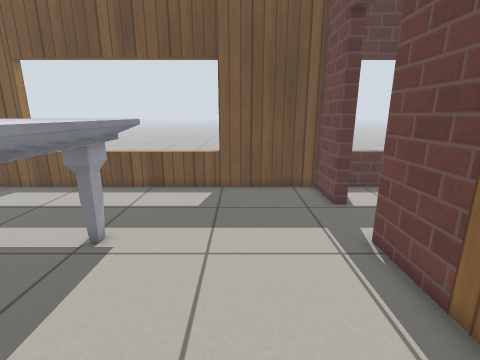
view 1 (above)

20 first-person views from a walk through a world built for the Gazebo simulator. The camera is 1 m above the floor, tilts 14° down and sees 85° across. The floor is counted in squares, 0.25 m on a side. Each view is taken from the middle of a square. On the plan, view 1 faces up. The plan holds only what a view shows up to about 20 squares ahead; the rest is blank. The place goes on beyond the plan. Simple patterns stand in for the simulator's built-in surfaces.

view 2
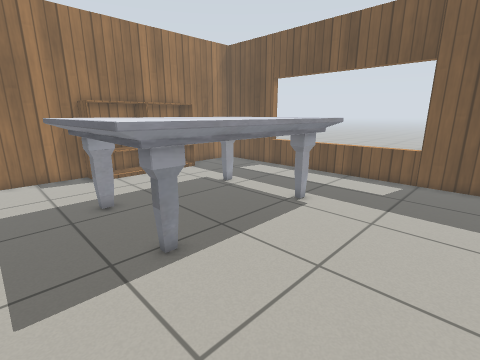

view 3
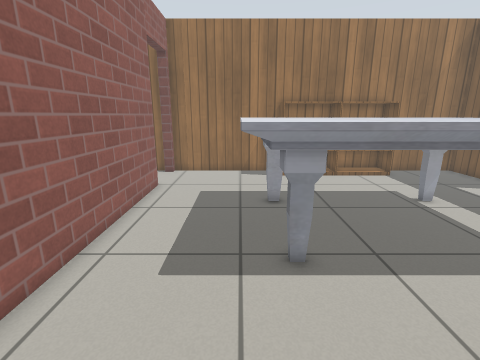

view 4
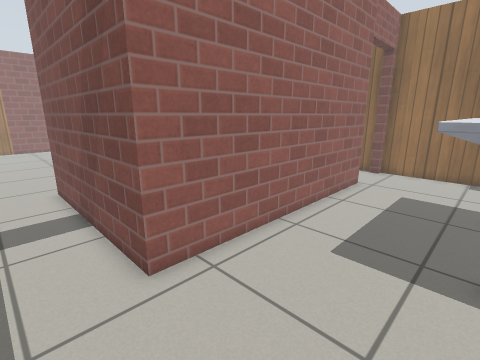

view 5
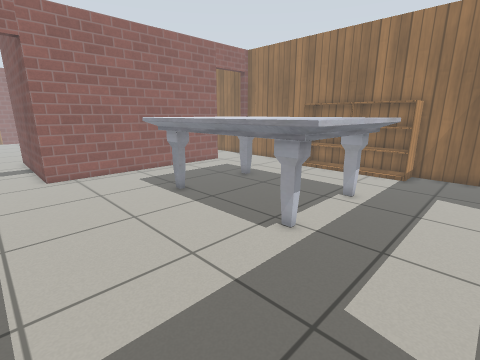

view 6
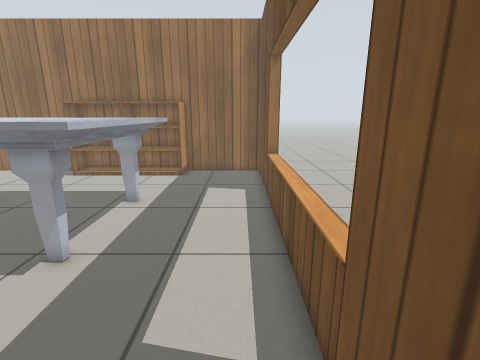

view 7
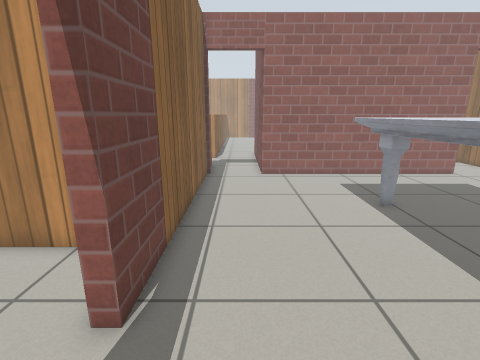

view 8
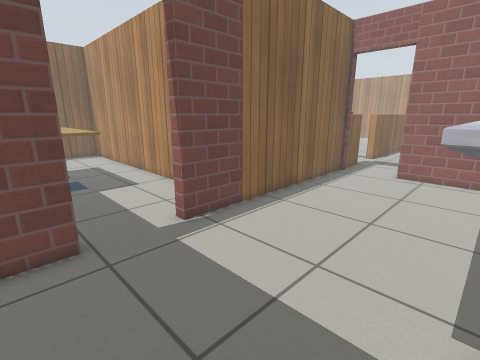

view 9
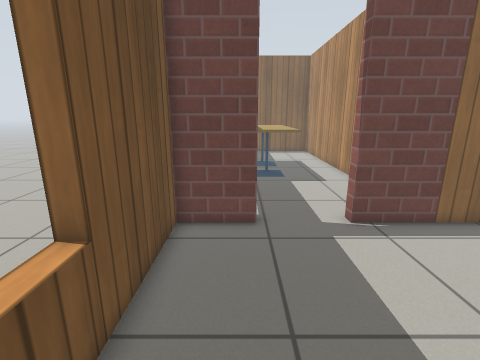

view 10
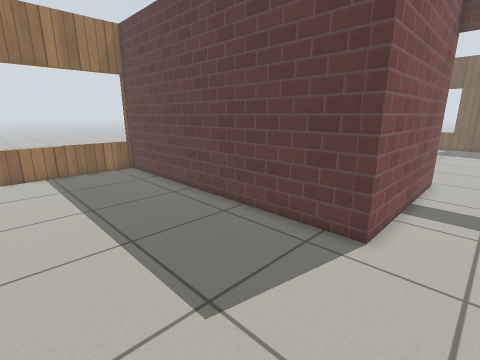

view 11
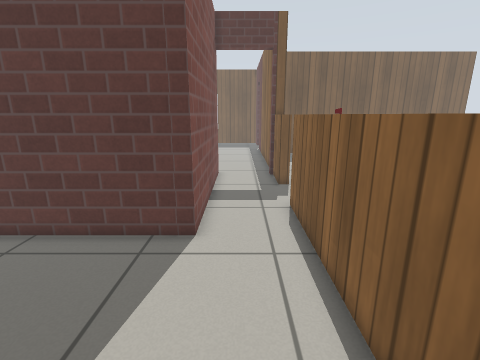

view 12
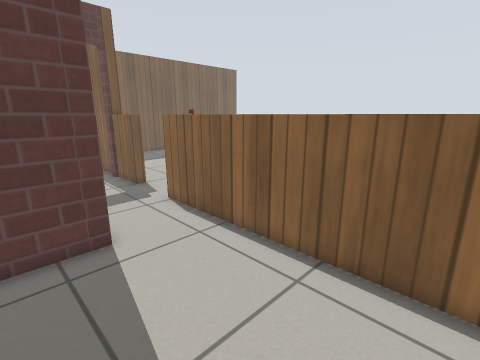

view 13
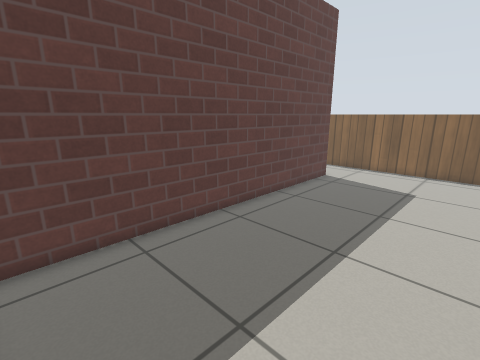

view 14
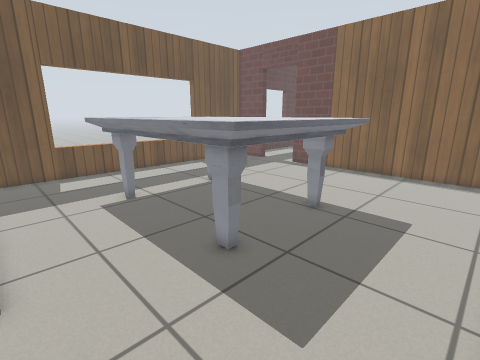

view 15
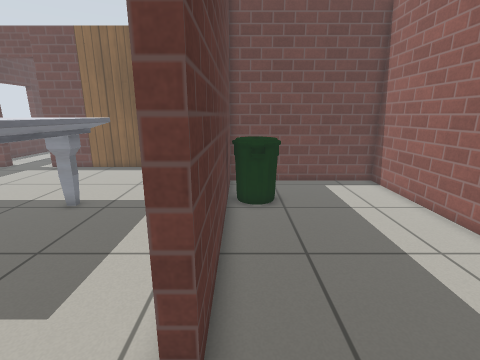

view 16
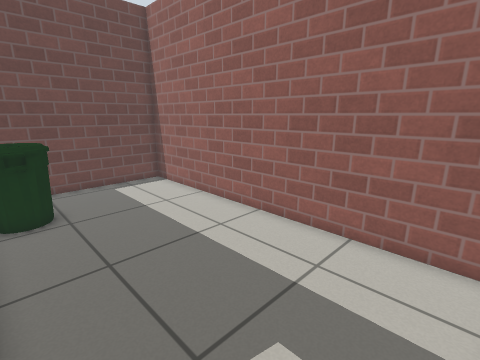

view 17
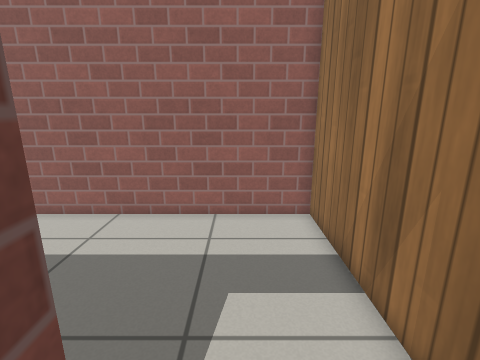

view 18
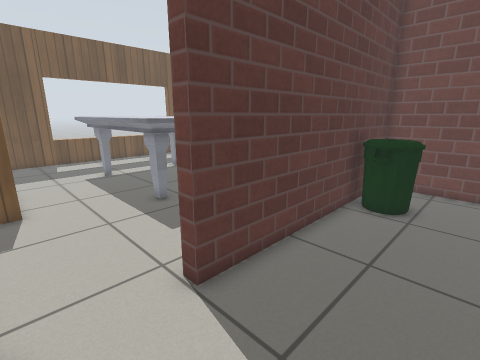

view 19
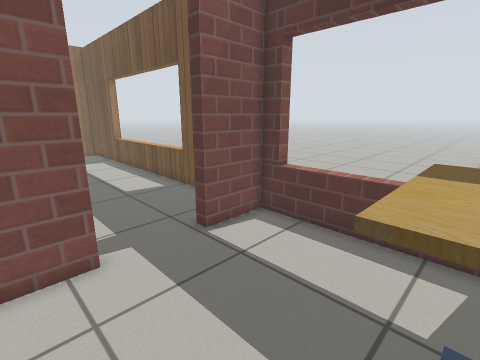

view 20
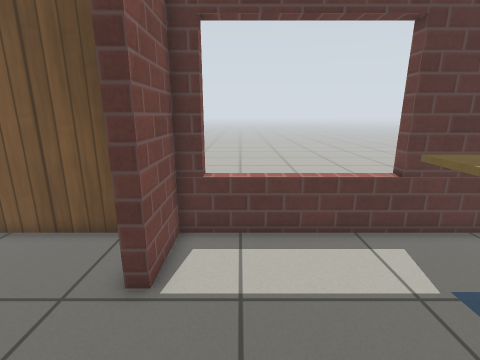

### Floor plan
Points are (right, up) in squares from view 1. A wall is a line through its corners. A room is listed if a view was taken in it or the views show most of it. See-through windows are left out.
Room 1 (views 1, 2, 3, 4, 5, 6, 7, 8, 9, 14, 17)
walls: (-12.8, -5.8) (0.5, -5.8); (4.3, 11.4) (4.3, 14.4) (-16.9, 14.4) (-16.9, -5.8); (4.3, -5.9) (4.3, 7.8) (4.9, 7.8)
ways out: open door at (2.5, -6) to room 2; open door at (-14.5, -6) to room 3; open door at (4.6, 9.7) to room 4
objects: other object (-16, 2) to (-15, 5); other object (-16, 6) to (-15, 9); other object (-11, -1) to (-4, 9)
Room 2 (views 10, 11, 12, 13)
walls: (-16.9, -15.8) (-16.9, -23.5); (4.3, -9.1) (4.3, -6.4); (0.5, -5.8) (0.5, -15.8) (-17.5, -15.8)
low walls: (4.3, -24.3) (4.3, -12.6); (5, -9.1) (4.3, -9.1)
ways out: open door at (2.5, -6) to room 1; opening at (4.5, -11)
Room 3 (views 15, 16, 18)
walls: (-16.9, -6.5) (-16.9, -15.2) (-0.1, -15.2) (-0.1, -6.4) (-12.8, -6.4)
ways out: open door at (-14.5, -6) to room 1
objects: other object (-5, -9) to (-3, -7)
Room 4 (views 19, 20)
walls: (4.9, 7.8) (4.9, 5.8); (7, 4.6) (13.5, 4.6); (13.5, 14.4) (4.9, 14.4) (4.9, 11.4)
ways out: open door at (4.6, 9.7) to room 1
objects: other object (11, 8) to (13, 12)

Positions as (right, up) in squares from view 1, and headings:
1: (0, 0), facing up
2: (2, -3), facing up-left
3: (2, -1), facing left
4: (3, 0), facing down-left
5: (3, 13), facing down-left
6: (2, 13), facing left
7: (2, 12), facing down
8: (-4, 13), facing down-right
9: (-5, 12), facing right
10: (3, -24), facing up-left
11: (2, -24), facing up
12: (-2, -24), facing up-right
13: (-16, -24), facing up-right
14: (-15, -5), facing up-right
15: (-16, -7), facing right
16: (-16, -7), facing down-right
17: (-14, -5), facing down
18: (-16, -11), facing up-right
19: (12, 6), facing up-left
20: (7, 6), facing up
